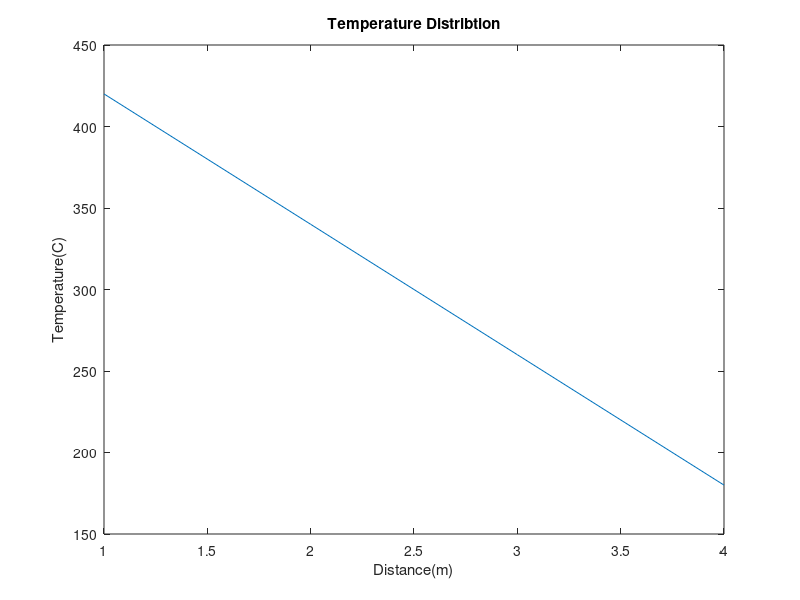

The MATLAB source for this figure:
clc;
%1-D steady state heat conduction using matlab matrix
n=4;
A = zeros(4,4)
for i=1:3
    A(i,i) = 2
    A(i,i+1) = -1
    A(i+1,i) = -1
    A(4,4) = 2
end
A_inv = inv(A)
B=[500 0 0 100]'
T=inv(A)*B
x=linspace(1,n,4);
plot(x,T)
xlabel('Distance(m)');
ylabel('Temperature(C)');
title('Temperature Distribtion')
